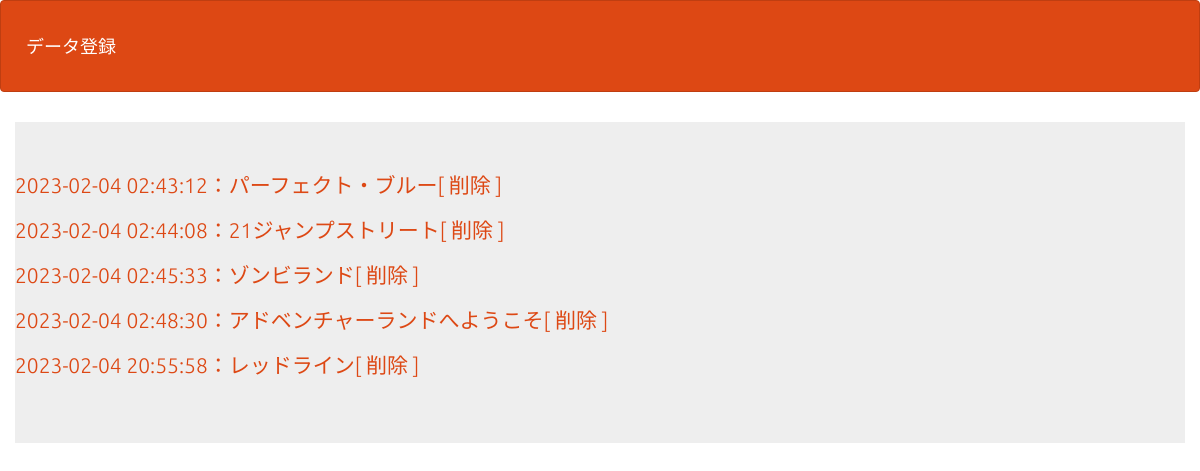
Screenshot of /php04_kadai/select.php with the database file from the repository.
### tables this page shows
CREATE TABLE `gs_bm_table` (
  `id` int(12) NOT NULL,
  `title` varchar(64) NOT NULL,
  `url` text NOT NULL,
  `content` text NOT NULL,
  `date` datetime NOT NULL
);

### php04_kadai/funcs.php (called while the page is built, shortened)
<?php
function h($str)
{
    return htmlspecialchars($str, ENT_QUOTES, 'UTF-8');
}

### php04_kadai/select.php (the view, shortened to what this page needs)
<?php
require_once('funcs.php');
$pdo = db_conn();
$stmt = $pdo->prepare('SELECT * FROM gs_bm_table;');
$status = $stmt->execute();
$view = '';
if ($status === false) {
    $error = $stmt->errorInfo();
    exit('SQLError:' . print_r($error, true));
} else {
    while ($result = $stmt->fetch(PDO::FETCH_ASSOC)) {
        $view .= '<p>';
        $view .= '<a href="detail.php?id=' . h($result['id']) . '">';
        $view .= h($result['date']) . '：' . h($result['title']);
        $view .= '</a>';
        $view .= '<a href="delete.php?id=' . h($result['id']) . '">';
        $view .= '[ 削除 ]';
        $view .= '</a>';
        $view .= '</p>';
    }
}
?>
<!DOCTYPE html>
<html lang="ja">
<head>
    <link rel="stylesheet" href="css/range.css">
    <link href="css/bootstrap.min.css" rel="stylesheet">
</head>
<body id="main">
    <header>
        <nav class="navbar navbar-default">
            <div class="container-fluid">
                <div class="navbar-header">
                    <a class="navbar-brand" href="index.php">データ登録</a>
                </div>
            </div>
        </nav>
    </header>
    <div>
        <div class="container jumbotron">
            <?= $view ?>
        </div>
    </div>
</body>
</html>

### php04_kadai/select.php (style rules this page uses)
div { padding: 10px; font-size: 16px; }

### rows the page displays
gs_bm_table: value "2023-02-04 02:43:12：パーフェクト・ブルー [ 削除 ]"
gs_bm_table: value "2023-02-04 02:44:08：21ジャンプストリート [ 削除 ]"
gs_bm_table: value "2023-02-04 02:45:33：ゾンビランド [ 削除 ]"
gs_bm_table: value "2023-02-04 02:48:30：アドベンチャーランドへようこそ [ 削除 ]"
gs_bm_table: value "2023-02-04 20:55:58：レッドライン [ 削除 ]"
